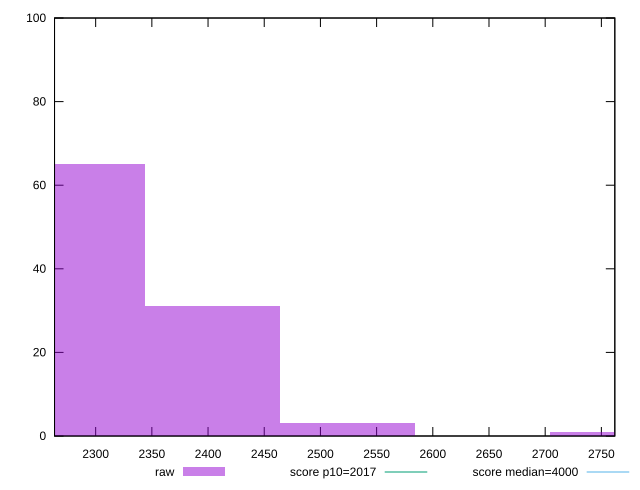

This figure's gnuplot source:
reset

$raw <<EOF
2764.686862665128 1
2283.871756114671 65
2404.075532752285 31
2524.2793093898995 3
EOF

set key outside below
set boxwidth 120.20377663761427
set xrange [2263.395999999996:2761.9719999999984]
set yrange [0:100]
set trange [0:100]
set style fill transparent solid 0.5 noborder

set parametric
set terminal svg size 640, 490 enhanced background rgb 'white'
set output "reports/report_00032_2021-02-25T10-28-15.087Z/mainthread-work-breakdown/samples/astro/raw/histogram.svg"

plot $raw title "raw" with boxes, \
     2017,t title "score p10=2017", \
     4000,t title "score median=4000"

reset
